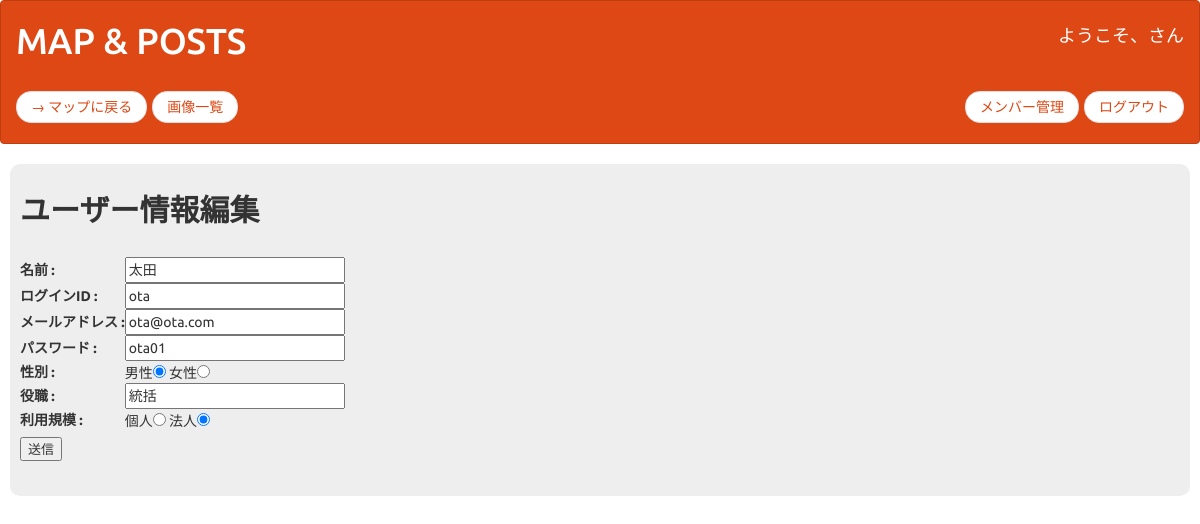
The page /users_detail.php?id=3 on the database its author committed.
### tables this page shows
CREATE TABLE `gs_user_table` (
  `id` int(12) NOT NULL,
  `name` varchar(64) NOT NULL,
  `lid` varchar(64) NOT NULL,
  `mail` varchar(64) NOT NULL,
  `lpw` varchar(64) NOT NULL,
  `gender` int(1) NOT NULL,
  `depart` varchar(64) NOT NULL,
  `sort` int(1) NOT NULL,
  `col` varchar(7) NOT NULL DEFAULT '#ff0000'
);

### users_detail.php (the view, shortened to what this page needs)
<?php
$id = $_GET["id"];
try {
    $pdo = new PDO('mysql:dbname=gs_db;charset=utf8;host=localhost', 'root', 'root');
} catch (PDOException $e) {
    exit('DB Error:' . $e->getMessage());
}
$sql = "SELECT * FROM gs_user_table WHERE id=:id";
$stmt = $pdo->prepare($sql);
$stmt->bindValue(":id", $id);
$status = $stmt->execute();
if ($status == false) {
    $error = $stmt->errorInfo();
    exit("*SQL Error:" . $error[2]);
} else {
    $res = $stmt->fetch();
}
?>
<!DOCTYPE html>
<html lang="ja">
<head>
    <link rel="stylesheet" href="css/range.css">
    <link href="css/bootstrap.min.css" rel="stylesheet">
</head>
<body>
    <?php include("header.php"); ?>
    <main>
        <article>
            <form method="post" action="users_update.php">
                <div class="jumbotron" style="border-radius:10px; margin: auto 10px; padding:10px 10px 20px 10px;">
                    <h2 style="font-weight: bold; margin-bottom:30px;">ユーザー情報編集</h2>
                    <fieldset>
                        <table>
                            <tr>
                                <th>名前 : </th>
                                <td><input type="text" name="name" value="<?= $res["name"] ?>"></td>
                            </tr>
                            <tr>
                                <th>ログインID : </th>
                                <td><input type="text" name="lid" value="<?= $res["lid"] ?>"></td>
                            </tr>
                            <tr>
                                <th>メールアドレス : </th>
                                <td><input type="text" name="mail" value="<?= $res["mail"] ?>"></td>
                            </tr>
                            <tr>
                                <th>パスワード : </th>
                                <td><input type="text" name="lpw" value="<?= $res["lpw"] ?>"></td>
                            </tr>
                            <tr>
                                <th>性別 : </th>
                                <td>
                                    <?php
                                    if ($res["gender"] == 1) {
                                    ?>
                                        男性<input type="radio" name="gender" value="0">
                                        女性<input type="radio" name="gender" value="1" checked>
                                    <?php
                                    } else {
                                    ?>
                                        男性<input type="radio" name="gender" value="0" checked>
                                        女性<input type="radio" name="gender" value="1">
                                    <?php
                                    }
                                    ?>
                                </td>
                            </tr>
                            <tr>
                                <th>役職 : </th>
                                <td><input type="text" name="depart" value="<?= $res["depart"] ?>"></td>
                            </tr>
                            <tr>
                                <th>利用規模 : </th>
                                <td>
                                    <?php
                                    if ($res["sort"] == 1) {
                                    ?>
                                        個人<input type="radio" name="sort" value="0">
                                        法人<input type="radio" name="sort" value="1" checked>
                                    <?php
                                    } else {
                                    ?>
                                        個人<input type="radio" name="sort" value="0" checked>
                                        法人<input type="radio" name="sort" value="1">
                                    <?php
                                    }
                                    ?></td>
                            </tr>
                        </table>
                        <p><input type="submit" class="button" value="送信" style="font-size:small;"></p>
                    </fieldset>
                </div>
            </form>
        </article>
    </main>
</body>
</html>

### rows shown on the page
gs_user_table: name "太田", lid "ota", mail "ota@ota.com", lpw "ota01", depart "統括"
